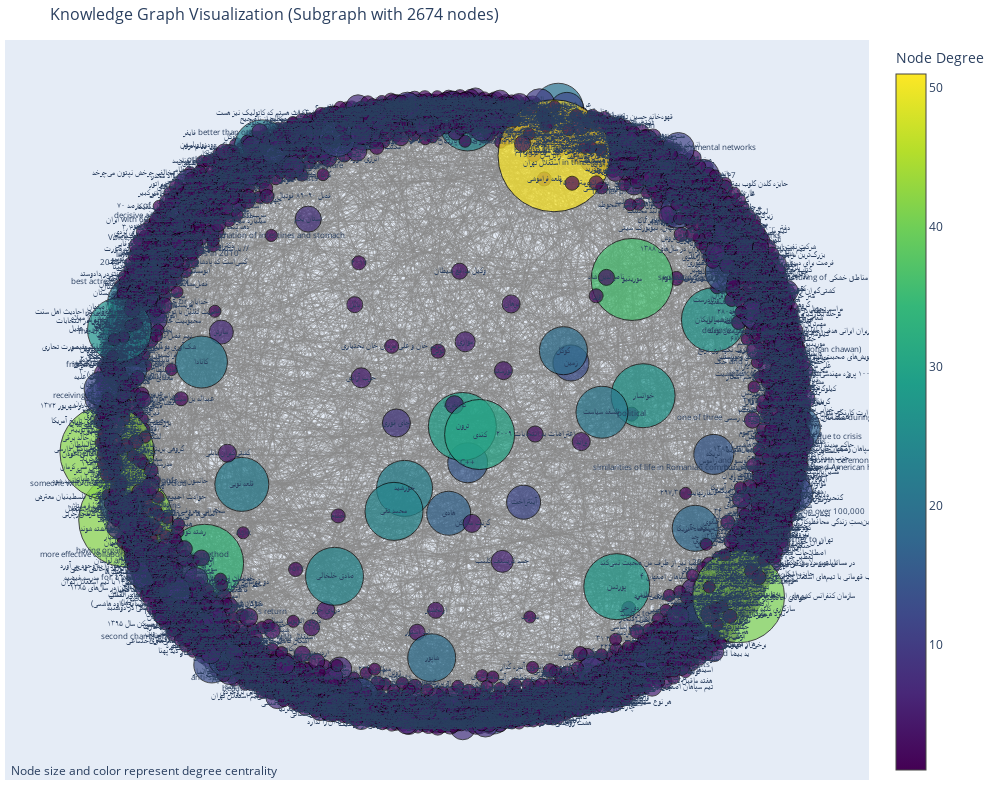

Source (notebook cell):
### Markdown cell above
## Graph Visualizations

### Interactive Network Visualization with Plotly

### Code cell
# visualize the largest connected component
largest_cc = max(nx.connected_components(G), key=len)
subgraph = G.subgraph(largest_cc).copy()

print(f"Visualizing largest connected component with {subgraph.number_of_nodes()} nodes and {subgraph.number_of_edges()} edges")

# Create layout
pos = nx.spring_layout(subgraph, k=1, iterations=50)

# Prepare edge traces
edge_x = []
edge_y = []
edge_info = []

for edge in subgraph.edges(data=True):
    x0, y0 = pos[edge[0]]
    x1, y1 = pos[edge[1]]
    edge_x.extend([x0, x1, None])
    edge_y.extend([y0, y1, None])
    
    edge_type = edge[2].get('type', 'unknown')
    if edge_type == 'synonymy':
        score = edge[2].get('score', 'N/A')
        edge_info.append(f"Synonymy (score: {score})")
    else:
        label = edge[2].get('label', 'relation')
        edge_info.append(f"Relation: {label}")

# Create edge trace
edge_trace = go.Scatter(
    x=edge_x, y=edge_y,
    line=dict(width=0.5, color='#888'),
    hoverinfo='none',
    mode='lines'
)

# Prepare node traces
node_x = []
node_y = []
node_text = []
node_color = []
node_size = []

for node in subgraph.nodes():
    x, y = pos[node]
    node_x.append(x)
    node_y.append(y)
    
    # Get node information
    label = subgraph.nodes[node]['label']
    degree = subgraph.degree(node)
    
    node_text.append(f"{label}<br>Degree: {degree}")
    # Color by degree
    node_color.append(degree)  
    # Size by degree
    node_size.append(10 + degree * 2)  

# Create node trace
node_trace = go.Scatter(x=node_x, y=node_y,
    mode='markers+text',
    hoverinfo='text',
    text=[subgraph.nodes[node]['label'] for node in subgraph.nodes()],
    textposition="middle center",
    textfont=dict(size=8),
    hovertext=node_text,
    marker=dict(
        size=node_size,
        color=node_color,
        colorscale='Viridis',
        showscale=True,
        colorbar=dict(title="Node Degree"),
        line=dict(width=1, color='black')
        )
)

fig = go.Figure(
    data=[edge_trace, node_trace],
    layout=go.Layout(
    title=f'Knowledge Graph Visualization (Subgraph with {subgraph.number_of_nodes()} nodes)',
    titlefont_size=16,
    showlegend=False,
    hovermode='closest',
    margin=dict(b=20,l=5,r=5,t=40),
    annotations=[
        dict(
            text="Node size and color represent degree centrality",
            showarrow=False,
            xref="paper", yref="paper",
            x=0.005, y=-0.002,
            xanchor="left", yanchor="bottom",
            font=dict(size=12)
        )
    ],
    xaxis=dict(showgrid=False, zeroline=False, showticklabels=False),
    yaxis=dict(showgrid=False, zeroline=False, showticklabels=False),
    width=1000,
    height=800)
)

fig.show()

### Figure 1 — Plotly figure (JSON) as saved in the notebook; plotly's stock layout.template omitted (floating-point values rounded to 4 significant figures; data arrays with more than 128 entries replaced by an {"elided": "..."} marker saying what was removed)
{"data": [{"hoverinfo": "none", "line": {"color": "#888", "width": 0.5}, "mode": "lines", "type": "scatter", "x": {"elided": "8991 float values"}, "y": {"elided": "8991 float values"}}, {"hoverinfo": "text", "hovertext": {"elided": "2674 str values"}, "marker": {"color": {"elided": "2674 int values"}, "colorbar": {"title": {"text": "Node Degree"}}, "colorscale": [[0, "#440154"], [0.1111, "#482878"], [0.2222, "#3e4989"], [0.3333, "#31688e"], [0.4444, "#26828e"], [0.5556, "#1f9e89"], [0.6667, "#35b779"], [0.7778, "#6ece58"], [0.8889, "#b5de2b"], [1, "#fde725"]], "line": {"color": "black", "width": 1}, "showscale": true, "size": {"elided": "2674 int values"}}, "mode": "markers+text", "text": {"elided": "2674 str values"}, "textfont": {"size": 8}, "textposition": "middle center", "type": "scatter", "x": {"elided": "2674 float values"}, "y": {"elided": "2674 float values"}}], "layout": {"annotations": [{"font": {"size": 12}, "showarrow": false, "text": "Node size and color represent degree centrality", "x": 0.005, "xanchor": "left", "xref": "paper", "y": -0.002, "yanchor": "bottom", "yref": "paper"}], "height": 800, "hovermode": "closest", "margin": {"b": 20, "l": 5, "r": 5, "t": 40}, "showlegend": false, "title": {"font": {"size": 16}, "text": "Knowledge Graph Visualization (Subgraph with 2674 nodes)"}, "width": 1000, "xaxis": {"showgrid": false, "showticklabels": false, "zeroline": false}, "yaxis": {"showgrid": false, "showticklabels": false, "zeroline": false}}}
